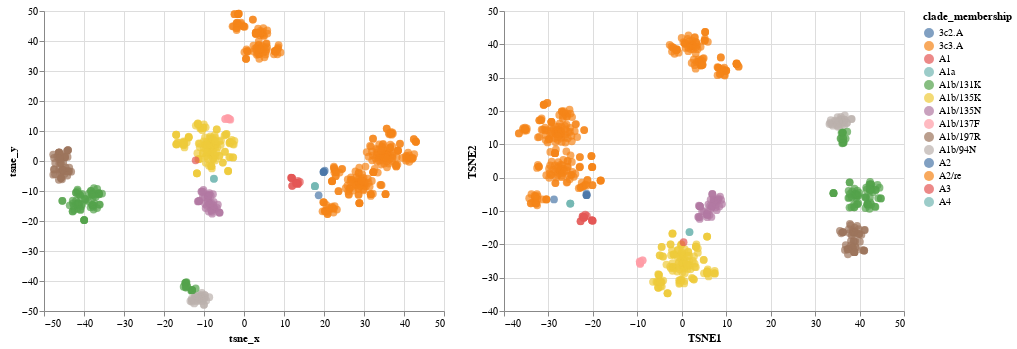

The code cell stored with this chart in its notebook:
### Code cell
chart = alt.Chart(embedding_df).mark_circle(size=60).encode(
    x="tsne_x",
    y="tsne_y",
    color = "clade_membership"
 )
chart | real

### Figure 1 — Vega-Lite specification as saved in the notebook (floating-point values rounded to 4 significant figures; data arrays with more than 128 entries replaced by an {"elided": "..."} marker saying what was removed)
{"$schema": "https://vega.github.io/schema/vega-lite/v3.4.0.json", "config": {"mark": {"tooltip": null}, "view": {"height": 300, "width": 400}}, "datasets": {"data-0d4f0133300601bf586ca04392ed0e22": {"elided": "707 records"}, "data-b7b3274c3440ead52064eb814a1450ec": {"elided": "707 records"}}, "hconcat": [{"data": {"name": "data-b7b3274c3440ead52064eb814a1450ec"}, "encoding": {"color": {"field": "clade_membership", "type": "nominal"}, "x": {"field": "tsne_x", "type": "quantitative"}, "y": {"field": "tsne_y", "type": "quantitative"}}, "mark": {"size": 60, "type": "circle"}}, {"data": {"name": "data-0d4f0133300601bf586ca04392ed0e22"}, "encoding": {"color": {"field": "clade_membership", "type": "nominal"}, "tooltip": [{"field": "strain", "type": "nominal"}, {"field": "clade_membership", "type": "nominal"}], "x": {"field": "TSNE1", "title": "TSNE1", "type": "quantitative"}, "y": {"field": "TSNE2", "title": "TSNE2", "type": "quantitative"}}, "mark": {"size": 60, "type": "circle"}, "selection": {"selector003": {"bind": "scales", "encodings": ["x", "y"], "type": "interval"}}}]}
